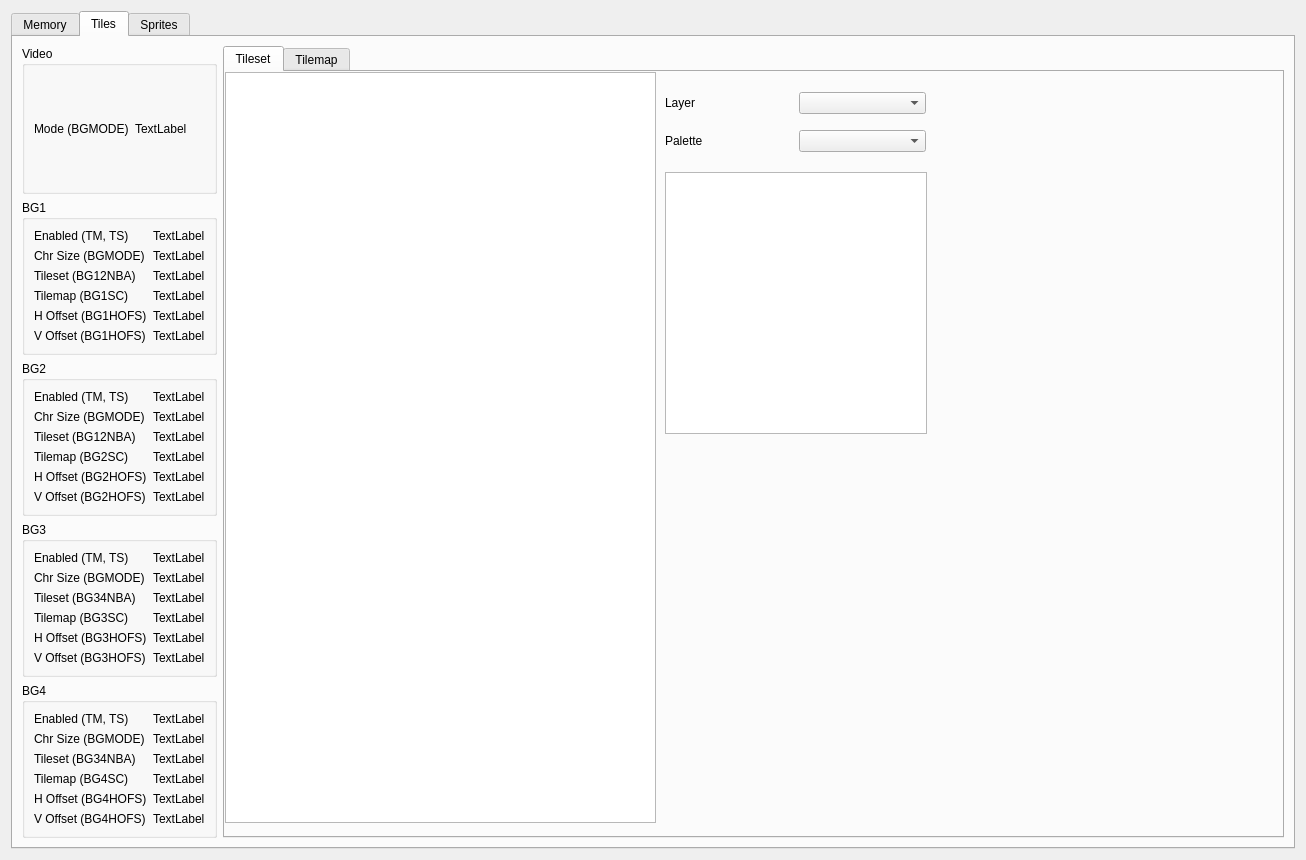
<?xml version="1.0" encoding="UTF-8"?>
<ui version="4.0">
 <class>InfoWindow</class>
 <widget class="QDialog" name="InfoWindow">
  <property name="geometry">
   <rect>
    <x>0</x>
    <y>0</y>
    <width>1306</width>
    <height>860</height>
   </rect>
  </property>
  <property name="windowTitle">
   <string>Info Window</string>
  </property>
  <layout class="QGridLayout" name="gridLayout">
   <item row="0" column="0">
    <widget class="QTabWidget" name="tabWidget">
     <property name="enabled">
      <bool>true</bool>
     </property>
     <property name="currentIndex">
      <number>1</number>
     </property>
     <widget class="QWidget" name="tabMemory">
      <attribute name="title">
       <string>Memory</string>
      </attribute>
      <widget class="QGroupBox" name="groupBox">
       <property name="geometry">
        <rect>
         <x>0</x>
         <y>0</y>
         <width>291</width>
         <height>381</height>
        </rect>
       </property>
       <property name="title">
        <string>Cartridge</string>
       </property>
       <layout class="QGridLayout" name="gridLayout_2">
        <item row="17" column="0">
         <widget class="QLabel" name="label_4">
          <property name="text">
           <string>Game Code</string>
          </property>
         </widget>
        </item>
        <item row="5" column="1">
         <widget class="QLabel" name="labelRomSize">
          <property name="text">
           <string>TextLabel</string>
          </property>
         </widget>
        </item>
        <item row="4" column="1">
         <widget class="QLabel" name="labelChipsetSubtype">
          <property name="text">
           <string>TextLabel</string>
          </property>
         </widget>
        </item>
        <item row="12" column="1">
         <widget class="QLabel" name="labelRomVersion">
          <property name="text">
           <string>TextLabel</string>
          </property>
         </widget>
        </item>
        <item row="0" column="1">
         <widget class="QLabel" name="labelTitle">
          <property name="text">
           <string>TextLabel</string>
          </property>
         </widget>
        </item>
        <item row="6" column="1">
         <widget class="QLabel" name="labelRamSize">
          <property name="text">
           <string>TextLabel</string>
          </property>
         </widget>
        </item>
        <item row="12" column="0">
         <widget class="QLabel" name="label_13">
          <property name="text">
           <string>ROM Version</string>
          </property>
         </widget>
        </item>
        <item row="7" column="1">
         <widget class="QLabel" name="labelExpansionRamSize">
          <property name="text">
           <string>TextLabel</string>
          </property>
         </widget>
        </item>
        <item row="16" column="1">
         <widget class="QLabel" name="labelMakerCode">
          <property name="text">
           <string>TextLabel</string>
          </property>
         </widget>
        </item>
        <item row="16" column="0">
         <widget class="QLabel" name="label_3">
          <property name="text">
           <string>Maker Code</string>
          </property>
         </widget>
        </item>
        <item row="8" column="1">
         <widget class="QLabel" name="labelExpansionFlashSize">
          <property name="text">
           <string>TextLabel</string>
          </property>
         </widget>
        </item>
        <item row="11" column="0">
         <widget class="QLabel" name="label_12">
          <property name="text">
           <string>Dev Id</string>
          </property>
         </widget>
        </item>
        <item row="13" column="1">
         <widget class="QLabel" name="labelSpecialVersion">
          <property name="text">
           <string>TextLabel</string>
          </property>
         </widget>
        </item>
        <item row="15" column="0">
         <widget class="QLabel" name="label_2">
          <property name="text">
           <string>Checksum 2</string>
          </property>
         </widget>
        </item>
        <item row="14" column="1">
         <widget class="QLabel" name="labelChecksum1">
          <property name="text">
           <string>TextLabel</string>
          </property>
         </widget>
        </item>
        <item row="1" column="0">
         <widget class="QLabel" name="label_6">
          <property name="text">
           <string>ROM Type</string>
          </property>
         </widget>
        </item>
        <item row="7" column="0">
         <widget class="QLabel" name="label_16">
          <property name="text">
           <string>Expansion RAM Size</string>
          </property>
         </widget>
        </item>
        <item row="14" column="0">
         <widget class="QLabel" name="label_20">
          <property name="text">
           <string>Checksum 1</string>
          </property>
         </widget>
        </item>
        <item row="2" column="0">
         <widget class="QLabel" name="label_7">
          <property name="text">
           <string>ROM Speed</string>
          </property>
         </widget>
        </item>
        <item row="15" column="1">
         <widget class="QLabel" name="labelChecksum2">
          <property name="text">
           <string>TextLabel</string>
          </property>
         </widget>
        </item>
        <item row="8" column="0">
         <widget class="QLabel" name="label_17">
          <property name="text">
           <string>Expansion Flash Size</string>
          </property>
         </widget>
        </item>
        <item row="13" column="0">
         <widget class="QLabel" name="label_15">
          <property name="text">
           <string>Special Version</string>
          </property>
         </widget>
        </item>
        <item row="5" column="0">
         <widget class="QLabel" name="label_9">
          <property name="text">
           <string>ROM Size</string>
          </property>
         </widget>
        </item>
        <item row="6" column="0">
         <widget class="QLabel" name="label_10">
          <property name="text">
           <string>RAM Size</string>
          </property>
         </widget>
        </item>
        <item row="1" column="1">
         <widget class="QLabel" name="labelRomType">
          <property name="text">
           <string>TextLabel</string>
          </property>
         </widget>
        </item>
        <item row="3" column="1">
         <widget class="QLabel" name="labelChipset">
          <property name="text">
           <string>TextLabel</string>
          </property>
         </widget>
        </item>
        <item row="3" column="0">
         <widget class="QLabel" name="label_8">
          <property name="text">
           <string>Chipset</string>
          </property>
         </widget>
        </item>
        <item row="10" column="1">
         <widget class="QLabel" name="labelCountry">
          <property name="text">
           <string>TextLabel</string>
          </property>
         </widget>
        </item>
        <item row="0" column="0">
         <widget class="QLabel" name="label_5">
          <property name="text">
           <string>Ttile</string>
          </property>
         </widget>
        </item>
        <item row="10" column="0">
         <widget class="QLabel" name="label_11">
          <property name="text">
           <string>Country</string>
          </property>
         </widget>
        </item>
        <item row="17" column="1">
         <widget class="QLabel" name="labelGameCode">
          <property name="text">
           <string>TextLabel</string>
          </property>
         </widget>
        </item>
        <item row="2" column="1">
         <widget class="QLabel" name="labelRomSpeed">
          <property name="text">
           <string>TextLabel</string>
          </property>
         </widget>
        </item>
        <item row="11" column="1">
         <widget class="QLabel" name="labelDevId">
          <property name="text">
           <string>TextLabel</string>
          </property>
         </widget>
        </item>
        <item row="4" column="0">
         <widget class="QLabel" name="label_14">
          <property name="text">
           <string>Chipset Subtype</string>
          </property>
         </widget>
        </item>
        <item row="9" column="0">
         <widget class="QLabel" name="label">
          <property name="text">
           <string>Interleaved</string>
          </property>
         </widget>
        </item>
        <item row="9" column="1">
         <widget class="QLabel" name="labelInterleaved">
          <property name="text">
           <string>TextLabel</string>
          </property>
         </widget>
        </item>
       </layout>
      </widget>
     </widget>
     <widget class="QWidget" name="tabTiles">
      <attribute name="title">
       <string>Tiles</string>
      </attribute>
      <layout class="QGridLayout" name="gridLayout_9">
       <item row="0" column="0">
        <layout class="QVBoxLayout" name="verticalLayout">
         <item>
          <widget class="QGroupBox" name="groupBox_2">
           <property name="title">
            <string>Video</string>
           </property>
           <layout class="QGridLayout" name="gridLayout_3">
            <item row="0" column="1">
             <widget class="QLabel" name="labelVideoMode">
              <property name="text">
               <string>TextLabel</string>
              </property>
             </widget>
            </item>
            <item row="0" column="0">
             <widget class="QLabel" name="label_18">
              <property name="text">
               <string>Mode (BGMODE)</string>
              </property>
             </widget>
            </item>
           </layout>
          </widget>
         </item>
         <item>
          <widget class="QGroupBox" name="groupBox_3">
           <property name="title">
            <string>BG1</string>
           </property>
           <layout class="QGridLayout" name="gridLayout_4">
            <item row="3" column="0">
             <widget class="QLabel" name="label_22">
              <property name="text">
               <string>Tilemap (BG1SC)</string>
              </property>
             </widget>
            </item>
            <item row="3" column="1">
             <widget class="QLabel" name="labelBG1Tilemap">
              <property name="text">
               <string>TextLabel</string>
              </property>
             </widget>
            </item>
            <item row="2" column="1">
             <widget class="QLabel" name="labelBG1Tileset">
              <property name="text">
               <string>TextLabel</string>
              </property>
             </widget>
            </item>
            <item row="4" column="0">
             <widget class="QLabel" name="label_35">
              <property name="text">
               <string>H Offset (BG1HOFS)</string>
              </property>
             </widget>
            </item>
            <item row="1" column="1">
             <widget class="QLabel" name="labelBG1ChrSize">
              <property name="text">
               <string>TextLabel</string>
              </property>
             </widget>
            </item>
            <item row="0" column="0">
             <widget class="QLabel" name="label_32">
              <property name="text">
               <string>Enabled (TM, TS)</string>
              </property>
             </widget>
            </item>
            <item row="1" column="0">
             <widget class="QLabel" name="label_28">
              <property name="text">
               <string>Chr Size (BGMODE)</string>
              </property>
             </widget>
            </item>
            <item row="4" column="1">
             <widget class="QLabel" name="labelBG1HOFS">
              <property name="text">
               <string>TextLabel</string>
              </property>
             </widget>
            </item>
            <item row="0" column="1">
             <widget class="QLabel" name="labelBG1Enabled">
              <property name="text">
               <string>TextLabel</string>
              </property>
             </widget>
            </item>
            <item row="2" column="0">
             <widget class="QLabel" name="label_21">
              <property name="text">
               <string>Tileset (BG12NBA)</string>
              </property>
             </widget>
            </item>
            <item row="5" column="0">
             <widget class="QLabel" name="label_41">
              <property name="text">
               <string>V Offset (BG1HOFS)</string>
              </property>
             </widget>
            </item>
            <item row="5" column="1">
             <widget class="QLabel" name="labelBG1VOFS">
              <property name="text">
               <string>TextLabel</string>
              </property>
             </widget>
            </item>
           </layout>
          </widget>
         </item>
         <item>
          <widget class="QGroupBox" name="groupBox_4">
           <property name="title">
            <string>BG2</string>
           </property>
           <layout class="QGridLayout" name="gridLayout_5">
            <item row="1" column="0">
             <widget class="QLabel" name="label_31">
              <property name="text">
               <string>Chr Size (BGMODE)</string>
              </property>
             </widget>
            </item>
            <item row="2" column="0">
             <widget class="QLabel" name="label_19">
              <property name="text">
               <string>Tileset (BG12NBA)</string>
              </property>
             </widget>
            </item>
            <item row="0" column="1">
             <widget class="QLabel" name="labelBG2Enabled">
              <property name="text">
               <string>TextLabel</string>
              </property>
             </widget>
            </item>
            <item row="4" column="1">
             <widget class="QLabel" name="labelBG2HOFS">
              <property name="text">
               <string>TextLabel</string>
              </property>
             </widget>
            </item>
            <item row="4" column="0">
             <widget class="QLabel" name="label_43">
              <property name="text">
               <string>H Offset (BG2HOFS)</string>
              </property>
             </widget>
            </item>
            <item row="1" column="1">
             <widget class="QLabel" name="labelBG2ChrSize">
              <property name="text">
               <string>TextLabel</string>
              </property>
             </widget>
            </item>
            <item row="0" column="0">
             <widget class="QLabel" name="label_34">
              <property name="text">
               <string>Enabled (TM, TS)</string>
              </property>
             </widget>
            </item>
            <item row="3" column="0">
             <widget class="QLabel" name="label_24">
              <property name="text">
               <string>Tilemap (BG2SC)</string>
              </property>
             </widget>
            </item>
            <item row="3" column="1">
             <widget class="QLabel" name="labelBG2Tilemap">
              <property name="text">
               <string>TextLabel</string>
              </property>
             </widget>
            </item>
            <item row="2" column="1">
             <widget class="QLabel" name="labelBG2Tileset">
              <property name="text">
               <string>TextLabel</string>
              </property>
             </widget>
            </item>
            <item row="5" column="0">
             <widget class="QLabel" name="label_45">
              <property name="text">
               <string>V Offset (BG2HOFS)</string>
              </property>
             </widget>
            </item>
            <item row="5" column="1">
             <widget class="QLabel" name="labelBG2VOFS">
              <property name="text">
               <string>TextLabel</string>
              </property>
             </widget>
            </item>
           </layout>
          </widget>
         </item>
         <item>
          <widget class="QGroupBox" name="groupBox_5">
           <property name="title">
            <string>BG3</string>
           </property>
           <layout class="QGridLayout" name="gridLayout_6">
            <item row="4" column="1">
             <widget class="QLabel" name="labelBG3HOFS">
              <property name="text">
               <string>TextLabel</string>
              </property>
             </widget>
            </item>
            <item row="0" column="1">
             <widget class="QLabel" name="labelBG3Enabled">
              <property name="text">
               <string>TextLabel</string>
              </property>
             </widget>
            </item>
            <item row="1" column="1">
             <widget class="QLabel" name="labelBG3ChrSize">
              <property name="text">
               <string>TextLabel</string>
              </property>
             </widget>
            </item>
            <item row="3" column="1">
             <widget class="QLabel" name="labelBG3Tilemap">
              <property name="text">
               <string>TextLabel</string>
              </property>
             </widget>
            </item>
            <item row="2" column="0">
             <widget class="QLabel" name="label_23">
              <property name="text">
               <string>Tileset (BG34NBA)</string>
              </property>
             </widget>
            </item>
            <item row="2" column="1">
             <widget class="QLabel" name="labelBG3Tileset">
              <property name="text">
               <string>TextLabel</string>
              </property>
             </widget>
            </item>
            <item row="1" column="0">
             <widget class="QLabel" name="label_30">
              <property name="text">
               <string>Chr Size (BGMODE)</string>
              </property>
             </widget>
            </item>
            <item row="3" column="0">
             <widget class="QLabel" name="label_26">
              <property name="text">
               <string>Tilemap (BG3SC)</string>
              </property>
             </widget>
            </item>
            <item row="0" column="0">
             <widget class="QLabel" name="label_36">
              <property name="text">
               <string>Enabled (TM, TS)</string>
              </property>
             </widget>
            </item>
            <item row="4" column="0">
             <widget class="QLabel" name="label_47">
              <property name="text">
               <string>H Offset (BG3HOFS)</string>
              </property>
             </widget>
            </item>
            <item row="5" column="0">
             <widget class="QLabel" name="label_49">
              <property name="text">
               <string>V Offset (BG3HOFS)</string>
              </property>
             </widget>
            </item>
            <item row="5" column="1">
             <widget class="QLabel" name="labelBG3VOFS">
              <property name="text">
               <string>TextLabel</string>
              </property>
             </widget>
            </item>
           </layout>
          </widget>
         </item>
         <item>
          <widget class="QGroupBox" name="groupBox_6">
           <property name="title">
            <string>BG4</string>
           </property>
           <layout class="QGridLayout" name="gridLayout_7">
            <item row="3" column="0">
             <widget class="QLabel" name="label_27">
              <property name="text">
               <string>Tilemap (BG4SC)</string>
              </property>
             </widget>
            </item>
            <item row="4" column="0">
             <widget class="QLabel" name="label_51">
              <property name="text">
               <string>H Offset (BG4HOFS)</string>
              </property>
             </widget>
            </item>
            <item row="2" column="0">
             <widget class="QLabel" name="label_25">
              <property name="text">
               <string>Tileset (BG34NBA)</string>
              </property>
             </widget>
            </item>
            <item row="0" column="1">
             <widget class="QLabel" name="labelBG4Enabled">
              <property name="text">
               <string>TextLabel</string>
              </property>
             </widget>
            </item>
            <item row="1" column="1">
             <widget class="QLabel" name="labelBG4ChrSize">
              <property name="text">
               <string>TextLabel</string>
              </property>
             </widget>
            </item>
            <item row="4" column="1">
             <widget class="QLabel" name="labelBG4HOFS">
              <property name="text">
               <string>TextLabel</string>
              </property>
             </widget>
            </item>
            <item row="2" column="1">
             <widget class="QLabel" name="labelBG4Tileset">
              <property name="text">
               <string>TextLabel</string>
              </property>
             </widget>
            </item>
            <item row="0" column="0">
             <widget class="QLabel" name="label_38">
              <property name="text">
               <string>Enabled (TM, TS)</string>
              </property>
             </widget>
            </item>
            <item row="1" column="0">
             <widget class="QLabel" name="label_29">
              <property name="text">
               <string>Chr Size (BGMODE)</string>
              </property>
             </widget>
            </item>
            <item row="3" column="1">
             <widget class="QLabel" name="labelBG4Tilemap">
              <property name="text">
               <string>TextLabel</string>
              </property>
             </widget>
            </item>
            <item row="5" column="0">
             <widget class="QLabel" name="label_53">
              <property name="text">
               <string>V Offset (BG4HOFS)</string>
              </property>
             </widget>
            </item>
            <item row="5" column="1">
             <widget class="QLabel" name="labelBG4VOFS">
              <property name="text">
               <string>TextLabel</string>
              </property>
             </widget>
            </item>
           </layout>
          </widget>
         </item>
        </layout>
       </item>
       <item row="0" column="1">
        <widget class="QTabWidget" name="tabWidget_2">
         <property name="currentIndex">
          <number>0</number>
         </property>
         <widget class="QWidget" name="tab">
          <attribute name="title">
           <string>Tileset</string>
          </attribute>
          <widget class="QGraphicsView" name="gvTiles">
           <property name="geometry">
            <rect>
             <x>0</x>
             <y>0</y>
             <width>431</width>
             <height>751</height>
            </rect>
           </property>
          </widget>
          <widget class="QGraphicsView" name="gvPalette">
           <property name="geometry">
            <rect>
             <x>440</x>
             <y>100</y>
             <width>262</width>
             <height>262</height>
            </rect>
           </property>
          </widget>
          <widget class="QWidget" name="gridLayoutWidget">
           <property name="geometry">
            <rect>
             <x>440</x>
             <y>10</y>
             <width>261</width>
             <height>81</height>
            </rect>
           </property>
           <layout class="QGridLayout" name="gridLayout_12">
            <item row="0" column="0">
             <widget class="QLabel" name="label_42">
              <property name="text">
               <string>Layer</string>
              </property>
             </widget>
            </item>
            <item row="0" column="1">
             <widget class="QComboBox" name="cmbTilesetBgLayer"/>
            </item>
            <item row="1" column="0">
             <widget class="QLabel" name="label_44">
              <property name="text">
               <string>Palette</string>
              </property>
             </widget>
            </item>
            <item row="1" column="1">
             <widget class="QComboBox" name="cmbTilesetBgPalette"/>
            </item>
           </layout>
          </widget>
         </widget>
         <widget class="QWidget" name="tab_2">
          <attribute name="title">
           <string>Tilemap</string>
          </attribute>
          <widget class="QGraphicsView" name="gvTilemap">
           <property name="geometry">
            <rect>
             <x>0</x>
             <y>10</y>
             <width>520</width>
             <height>520</height>
            </rect>
           </property>
          </widget>
         </widget>
        </widget>
       </item>
      </layout>
     </widget>
     <widget class="QWidget" name="tabSprites">
      <attribute name="title">
       <string>Sprites</string>
      </attribute>
      <widget class="QGroupBox" name="groupBox_7">
       <property name="geometry">
        <rect>
         <x>10</x>
         <y>10</y>
         <width>531</width>
         <height>171</height>
        </rect>
       </property>
       <property name="title">
        <string>Sprite Info</string>
       </property>
       <layout class="QGridLayout" name="gridLayout_8">
        <item row="1" column="0">
         <widget class="QLabel" name="label_37">
          <property name="text">
           <string>Table 2 Address</string>
          </property>
         </widget>
        </item>
        <item row="2" column="1">
         <widget class="QLabel" name="labelObjSizes">
          <property name="text">
           <string>TextLabel</string>
          </property>
         </widget>
        </item>
        <item row="0" column="2">
         <widget class="QCheckBox" name="chkSpriteLive">
          <property name="text">
           <string>Live</string>
          </property>
          <property name="checked">
           <bool>true</bool>
          </property>
         </widget>
        </item>
        <item row="1" column="1">
         <widget class="QLabel" name="labelObjTable2Addr">
          <property name="text">
           <string>TextLabel</string>
          </property>
         </widget>
        </item>
        <item row="0" column="3">
         <widget class="QPushButton" name="btnSpriteUpdate">
          <property name="enabled">
           <bool>true</bool>
          </property>
          <property name="text">
           <string>Update</string>
          </property>
         </widget>
        </item>
        <item row="2" column="0">
         <widget class="QLabel" name="label_40">
          <property name="text">
           <string>Sprite Sizes</string>
          </property>
         </widget>
        </item>
        <item row="0" column="0">
         <widget class="QLabel" name="label_33">
          <property name="text">
           <string>Table 1 Address</string>
          </property>
         </widget>
        </item>
        <item row="0" column="1">
         <widget class="QLabel" name="labelObjTable1Addr">
          <property name="text">
           <string>TextLabel</string>
          </property>
         </widget>
        </item>
        <item row="3" column="0">
         <widget class="QLabel" name="label_39">
          <property name="text">
           <string>Palette</string>
          </property>
         </widget>
        </item>
        <item row="3" column="1">
         <widget class="QComboBox" name="cmbSpritePalette"/>
        </item>
       </layout>
      </widget>
      <widget class="QGroupBox" name="groupBox_8">
       <property name="geometry">
        <rect>
         <x>10</x>
         <y>190</y>
         <width>461</width>
         <height>481</height>
        </rect>
       </property>
       <property name="title">
        <string>Lower Table</string>
       </property>
       <layout class="QGridLayout" name="gridLayout_10">
        <item row="0" column="0">
         <widget class="QGraphicsView" name="gvObjTable1"/>
        </item>
       </layout>
      </widget>
      <widget class="QGroupBox" name="groupBox_9">
       <property name="geometry">
        <rect>
         <x>470</x>
         <y>190</y>
         <width>461</width>
         <height>481</height>
        </rect>
       </property>
       <property name="title">
        <string>Upper Table</string>
       </property>
       <layout class="QGridLayout" name="gridLayout_11">
        <item row="0" column="0">
         <widget class="QGraphicsView" name="gvObjTable2"/>
        </item>
       </layout>
      </widget>
     </widget>
    </widget>
   </item>
  </layout>
 </widget>
 <resources/>
 <connections/>
</ui>
